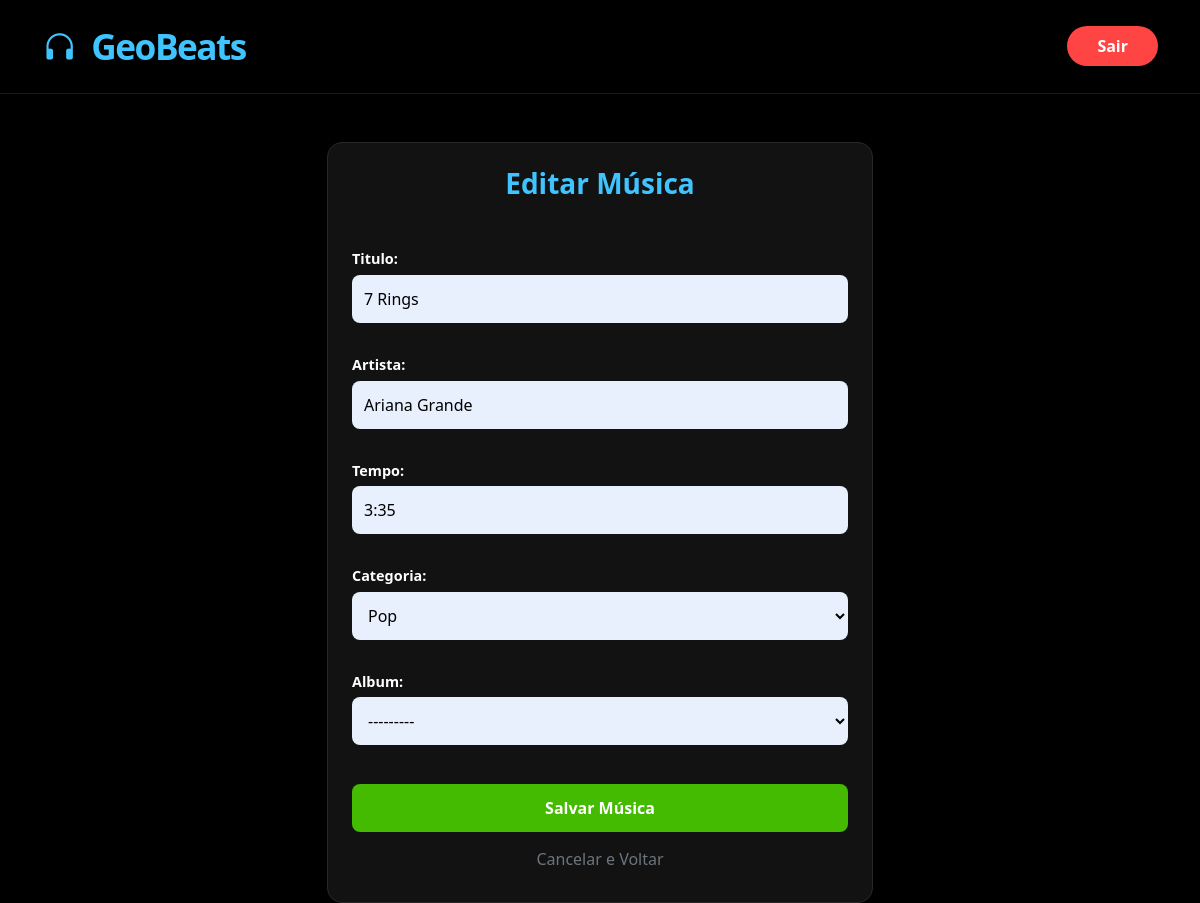
Page /music/update/5/ (signed in) on the earlier database version.
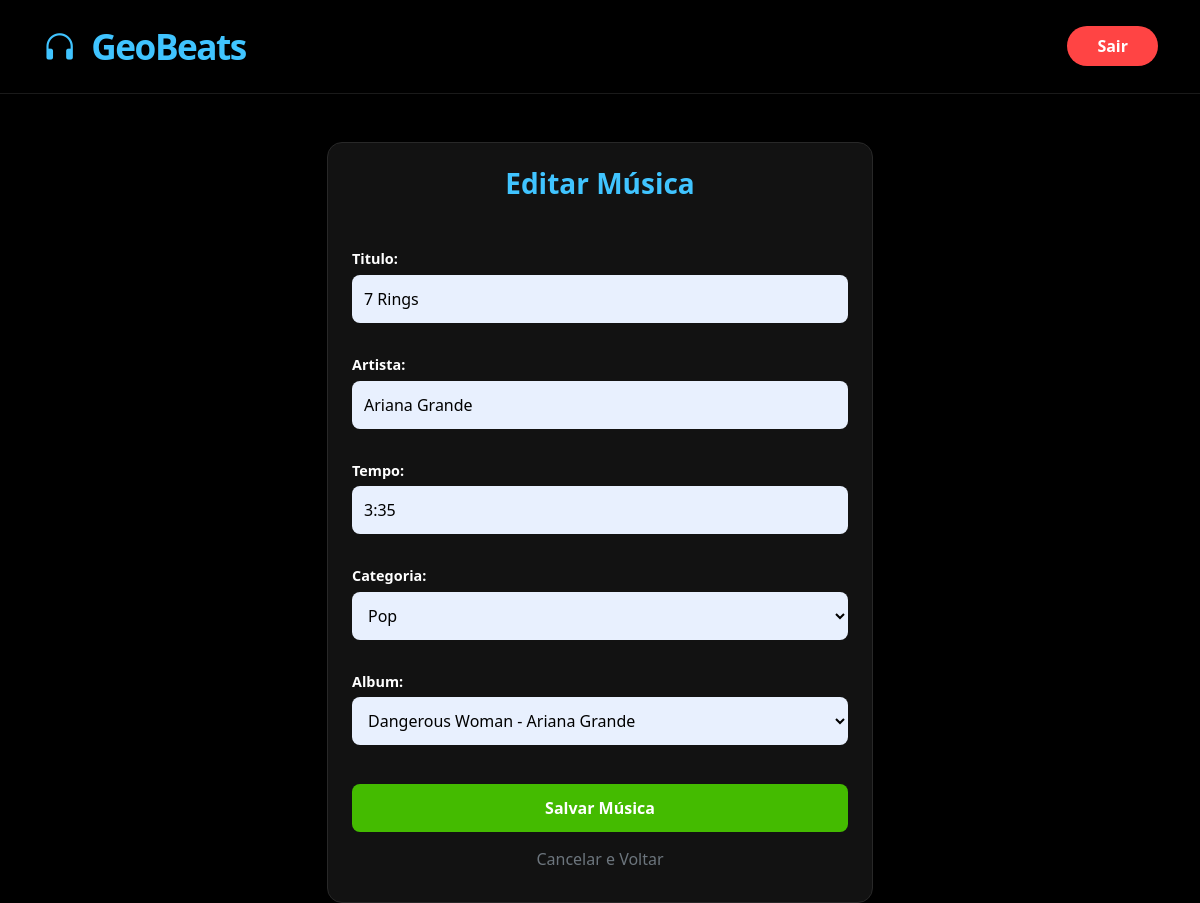
Same page on the later database version.
### music/models.py (models this page shows, shortened)
class Music(models.Model):
    titulo = models.CharField(max_length=200)
    artista = models.CharField(max_length=200)
    tempo = models.CharField(max_length=10)
    categoria = models.ForeignKey(Categoria, on_delete=models.CASCADE, null=True, blank=True)
    usuario = models.ForeignKey(User, on_delete=models.CASCADE, null=True, blank=True)
    album = models.ForeignKey('Album', on_delete=models.SET_NULL, null=True, blank=True, related_name='musicas')

class Album(models.Model):
    titulo = models.CharField(max_length=100)
    artista = models.CharField(max_length=100)
    ano = models.IntegerField()
    usuario = models.ForeignKey(User, on_delete=models.CASCADE)
    def __str__(self):
        return f"{self.titulo} - {self.artista}"

### music/views.py (the view)
# urls.py: path('update/<int:pk>/', views.music_update, name='music_update'),
@login_required
def music_update(request, pk):
    musica = get_object_or_404(Music, pk=pk, usuario=request.user)
    if request.method == "POST":
        form = MusicForm(request.POST, instance=musica)
        if form.is_valid():
            form.save()
            messages.warning(request, "Música atualizada!")
            return redirect('music_list')
    else:
        form = MusicForm(instance=musica)
    return render(request, 'music/music_form.html', {'form': form, 'titulo': 'Editar Música'})

### music/forms.py
class MusicForm(forms.ModelForm):
    class Meta:
        model = Music
        fields = ['titulo', 'artista', 'tempo', 'categoria', 'album']

### music/models.py (called while the page is built)
    def __str__(self): return self.nome

### music/templates/music/music_form.html (shortened to what this page needs)
{% extends 'music/base.html' %}
{% block content %}
<div class="row justify-content-center">
    <div class="col-md-6">
        <div class="card shadow-lg border-0 bg-dark text-white" style="background-color: #121212 !important; border-radius: 15px;">
            <div class="card-header border-0 bg-transparent py-4 text-center">
                <h3 class="m-0 fw-bold" style="color: #40c4ff;">{{ titulo }}</h3>
            </div>
            <div class="card-body p-4">
                <form method="post">
                    <div class="form-style-custom">
                        {{ form.as_p }}
                    </div>
                    <div class="mt-4 d-flex flex-column gap-2">
                        <button type="submit" class="btn btn-success fw-bold py-2" style="background-color: #44bb00 !important; border: none; border-radius: 8px;">
                            Salvar Música
                        </button>
                        <a href="{% url 'music_list' %}" class="btn btn-link text-secondary text-decoration-none small text-center">
                            Cancelar e Voltar
                        </a>
                    </div>
                </form>
            </div>
        </div>
    </div>
</div>
{% endblock %}

Differences in the rows shown:
changed Music "Pop": album "---------" → "Dangerous Woman - Ariana Grande"
